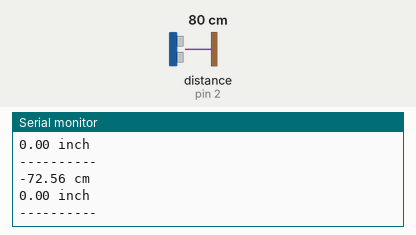
Bench run of a sketch on a simulated Arduino Uno, built with avr-gcc and run on an emulated ATmega328P. On the bench: the last lines printed to the serial monitor. Wiring (inferred from the names in the program): ultrasonic range finder: trigger pin 3; echo pin 2. The test bench sets the inputs (shaded band); at power-on: distance to the obstacle (sensor on pin 2) 80 cm. The echo pulse lasts 58.3 µs per cm.

Above: at 1.2 s.
1.3 s: distance to the obstacle (sensor on pin 2) set to 2 cm
At 1.6 s:
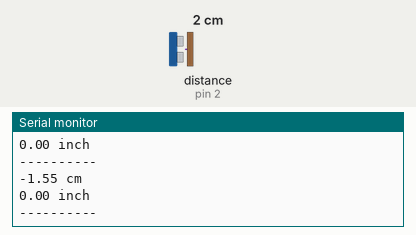
2.8 s: distance to the obstacle (sensor on pin 2) set to 4 cm
At 3.01 s:
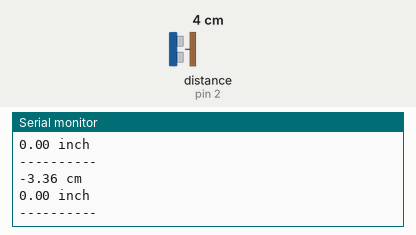
Timing chart, 0 to 5.8 s (numbered marks = the images above; inputs shaded):
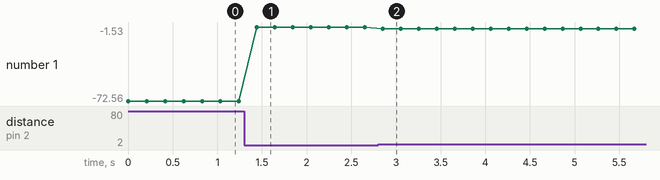

The sketch:

051.ino
```cpp
#define PIN_TRIG 3
#define PIN_ECHO 2

#define sond_speed_cm_s 343 * 100
#define sond_speed_inch_s 767 / 3600 * 5280 * 12

void setup() {
  Serial.begin(115200);
  pinMode(PIN_ECHO, INPUT);
  pinMode(PIN_TRIG, OUTPUT);
}

void loop() {
  int time_ping;
  float time_ping_s;
  float distance_cm;
  float distance_inch;

  digitalWrite(PIN_TRIG, LOW);
  delayMicroseconds(2);
  digitalWrite(PIN_TRIG, HIGH);
  delayMicroseconds(10);
  digitalWrite(PIN_TRIG, LOW);

  time_ping = pulseIn(PIN_ECHO, HIGH);
  time_ping_s = time_ping / 1000000.;

  distance_cm = sond_speed_cm_s * time_ping_s / 2;
  distance_inch = sond_speed_inch_s * time_ping_s / 2;
  Serial.println(String(distance_cm) + " cm");
  Serial.println(String(distance_inch) + " inch");
  Serial.println("----------");

  delay(200);
}
```

Measured:
- after the input at 1.3 s, the serial monitor: prints a new line after 0.14 s (image 1)
- after the input at 2.8 s, the serial monitor: prints a new line after 0.05 s (image 2)
- plotted number 1: -72.56 → -1.55 after the input at 1.3 s, -1.55 → -3.36 after the input at 2.8 s
